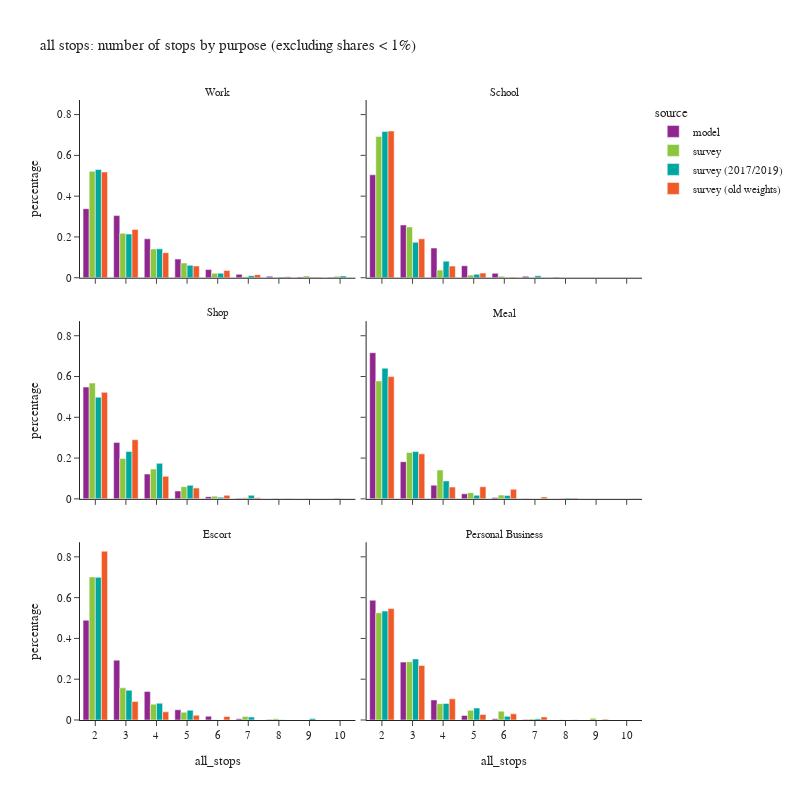

Notebook code for this chart:
### Code cell
df_plot = df_tour.groupby(['all_stops','pdpurp_label','source'])['toexpfac'].sum().reset_index()
df_plot['percentage'] = df_plot.groupby(['pdpurp_label','source'], group_keys=False)['toexpfac']. \
    apply(lambda x: x / float(x.sum()))
df_plot2 = df_plot.loc[(df_plot['percentage'] > 0.001) & (df_plot['all_stops'] <= 10)]

fig = px.bar(df_plot2.sort_values(['source','pdpurp_label']),
             x="all_stops", y="percentage", color="source",barmode="group",
             facet_col='pdpurp_label', facet_col_wrap=2,
             hover_data=['toexpfac'],
             title="all stops: number of stops by purpose (excluding shares < 1%)")
fig.update_layout(height=800, width=800)
fig.for_each_annotation(lambda a: a.update(text = a.text.split("=")[-1]))
fig.for_each_xaxis(lambda a: a.update(dict(dtick = 1, categoryorder='category ascending')))
fig.show()

### Figure 1 — Plotly figure (JSON) as saved in the notebook; plotly's stock layout.template omitted (floating-point values rounded to 4 significant figures)
{"data": [{"alignmentgroup": "True", "customdata": [[16560.0], [14900.0], [9324.0], [4470.0], [1954.0], [817.0], [355.0], [160.0], [103.0]], "hovertemplate": "source=model<br>pdpurp_label=Work<br>all_stops=%{x}<br>percentage=%{y}<br>toexpfac=%{customdata[0]}<extra></extra>", "legendgroup": "model", "marker": {"color": "#91268F", "pattern": {"shape": ""}}, "name": "model", "offsetgroup": "model", "orientation": "v", "showlegend": true, "textposition": "auto", "type": "bar", "x": [2.0, 3.0, 4.0, 5.0, 6.0, 7.0, 8.0, 9.0, 10.0], "xaxis": "x5", "y": [0.3386, 0.3048, 0.1907, 0.0914, 0.03996, 0.01671, 0.007259, 0.003272, 0.002106], "yaxis": "y5"}, {"alignmentgroup": "True", "customdata": [[8647.0], [4433.0], [2494.0], [1007.0], [376.0], [119.0], [37.0]], "hovertemplate": "source=model<br>pdpurp_label=School<br>all_stops=%{x}<br>percentage=%{y}<br>toexpfac=%{customdata[0]}<extra></extra>", "legendgroup": "model", "marker": {"color": "#91268F", "pattern": {"shape": ""}}, "name": "model", "offsetgroup": "model", "orientation": "v", "showlegend": false, "textposition": "auto", "type": "bar", "x": [2.0, 3.0, 4.0, 5.0, 6.0, 7.0, 8.0], "xaxis": "x6", "y": [0.5046, 0.2587, 0.1456, 0.05877, 0.02194, 0.006945, 0.002159], "yaxis": "y6"}, {"alignmentgroup": "True", "customdata": [[16350.0], [8257.0], [3623.0], [1150.0], [327.0], [91.0]], "hovertemplate": "source=model<br>pdpurp_label=Shop<br>all_stops=%{x}<br>percentage=%{y}<br>toexpfac=%{customdata[0]}<extra></extra>", "legendgroup": "model", "marker": {"color": "#91268F", "pattern": {"shape": ""}}, "name": "model", "offsetgroup": "model", "orientation": "v", "showlegend": false, "textposition": "auto", "type": "bar", "x": [2.0, 3.0, 4.0, 5.0, 6.0, 7.0], "xaxis": "x3", "y": [0.5484, 0.2769, 0.1215, 0.03857, 0.01097, 0.003052], "yaxis": "y3"}, {"alignmentgroup": "True", "customdata": [[18480.0], [4698.0], [1735.0], [643.0], [176.0], [39.0]], "hovertemplate": "source=model<br>pdpurp_label=Meal<br>all_stops=%{x}<br>percentage=%{y}<br>toexpfac=%{customdata[0]}<extra></extra>", "legendgroup": "model", "marker": {"color": "#91268F", "pattern": {"shape": ""}}, "name": "model", "offsetgroup": "model", "orientation": "v", "showlegend": false, "textposition": "auto", "type": "bar", "x": [2.0, 3.0, 4.0, 5.0, 6.0, 7.0], "xaxis": "x4", "y": [0.7167, 0.1822, 0.06729, 0.02494, 0.006826, 0.001513], "yaxis": "y4"}, {"alignmentgroup": "True", "customdata": [[11170.0], [6700.0], [3190.0], [1141.0], [426.0], [132.0], [43.0]], "hovertemplate": "source=model<br>pdpurp_label=Escort<br>all_stops=%{x}<br>percentage=%{y}<br>toexpfac=%{customdata[0]}<extra></extra>", "legendgroup": "model", "marker": {"color": "#91268F", "pattern": {"shape": ""}}, "name": "model", "offsetgroup": "model", "orientation": "v", "showlegend": false, "textposition": "auto", "type": "bar", "x": [2.0, 3.0, 4.0, 5.0, 6.0, 7.0, 8.0], "xaxis": "x", "y": [0.4893, 0.2936, 0.1398, 0.05, 0.01867, 0.005784, 0.001884], "yaxis": "y"}, {"alignmentgroup": "True", "customdata": [[9909.0], [4791.0], [1659.0], [381.0], [94.0], [32.0]], "hovertemplate": "source=model<br>pdpurp_label=Personal Business<br>all_stops=%{x}<br>percentage=%{y}<br>toexpfac=%{customdata[0]}<extra></extra>", "legendgroup": "model", "marker": {"color": "#91268F", "pattern": {"shape": ""}}, "name": "model", "offsetgroup": "model", "orientation": "v", "showlegend": false, "textposition": "auto", "type": "bar", "x": [2.0, 3.0, 4.0, 5.0, 6.0, 7.0], "xaxis": "x2", "y": [0.5873, 0.284, 0.09833, 0.02258, 0.005571, 0.001897], "yaxis": "y2"}, {"alignmentgroup": "True", "customdata": [[840900.0], [351500.0], [227300.0], [116800.0], [34900.0], [8458.0], [2717.0], [14130.0], [11960.0]], "hovertemplate": "source=survey<br>pdpurp_label=Work<br>all_stops=%{x}<br>percentage=%{y}<br>toexpfac=%{customdata[0]}<extra></extra>", "legendgroup": "survey", "marker": {"color": "#8CC63E", "pattern": {"shape": ""}}, "name": "survey", "offsetgroup": "survey", "orientation": "v", "showlegend": true, "textposition": "auto", "type": "bar", "x": [2.0, 3.0, 4.0, 5.0, 6.0, 7.0, 8.0, 9.0, 10.0], "xaxis": "x5", "y": [0.5218, 0.2181, 0.141, 0.07246, 0.02166, 0.005249, 0.001686, 0.008768, 0.007419], "yaxis": "y5"}, {"alignmentgroup": "True", "customdata": [[393200.0], [141400.0], [21300.0], [7302.0], [3861.0]], "hovertemplate": "source=survey<br>pdpurp_label=School<br>all_stops=%{x}<br>percentage=%{y}<br>toexpfac=%{customdata[0]}<extra></extra>", "legendgroup": "survey", "marker": {"color": "#8CC63E", "pattern": {"shape": ""}}, "name": "survey", "offsetgroup": "survey", "orientation": "v", "showlegend": false, "textposition": "auto", "type": "bar", "x": [2.0, 3.0, 4.0, 5.0, 6.0], "xaxis": "x6", "y": [0.6929, 0.2492, 0.03755, 0.01287, 0.006804], "yaxis": "y6"}, {"alignmentgroup": "True", "customdata": [[430200.0], [150300.0], [110900.0], [45250.0], [10140.0], [3709.0], [2701.0], [1256.0], [2889.0]], "hovertemplate": "source=survey<br>pdpurp_label=Shop<br>all_stops=%{x}<br>percentage=%{y}<br>toexpfac=%{customdata[0]}<extra></extra>", "legendgroup": "survey", "marker": {"color": "#8CC63E", "pattern": {"shape": ""}}, "name": "survey", "offsetgroup": "survey", "orientation": "v", "showlegend": false, "textposition": "auto", "type": "bar", "x": [2.0, 3.0, 4.0, 5.0, 6.0, 7.0, 8.0, 9.0, 10.0], "xaxis": "x3", "y": [0.568, 0.1985, 0.1464, 0.05975, 0.01339, 0.004897, 0.003567, 0.001658, 0.003815], "yaxis": "y3"}, {"alignmentgroup": "True", "customdata": [[235500.0], [92700.0], [57590.0], [12440.0], [7489.0], [1172.0]], "hovertemplate": "source=survey<br>pdpurp_label=Meal<br>all_stops=%{x}<br>percentage=%{y}<br>toexpfac=%{customdata[0]}<extra></extra>", "legendgroup": "survey", "marker": {"color": "#8CC63E", "pattern": {"shape": ""}}, "name": "survey", "offsetgroup": "survey", "orientation": "v", "showlegend": false, "textposition": "auto", "type": "bar", "x": [2.0, 3.0, 4.0, 5.0, 6.0, 8.0], "xaxis": "x4", "y": [0.5782, 0.2276, 0.1414, 0.03054, 0.01839, 0.002878], "yaxis": "y4"}, {"alignmentgroup": "True", "customdata": [[443300.0], [99660.0], [49150.0], [24350.0], [835.4], [10670.0], [3896.0]], "hovertemplate": "source=survey<br>pdpurp_label=Escort<br>all_stops=%{x}<br>percentage=%{y}<br>toexpfac=%{customdata[0]}<extra></extra>", "legendgroup": "survey", "marker": {"color": "#8CC63E", "pattern": {"shape": ""}}, "name": "survey", "offsetgroup": "survey", "orientation": "v", "showlegend": false, "textposition": "auto", "type": "bar", "x": [2.0, 3.0, 4.0, 5.0, 6.0, 7.0, 8.0], "xaxis": "x", "y": [0.7013, 0.1577, 0.07775, 0.03852, 0.001322, 0.01688, 0.006163], "yaxis": "y"}, {"alignmentgroup": "True", "customdata": [[210900.0], [114500.0], [32110.0], [19030.0], [17470.0], [2084.0], [635.3], [3499.0]], "hovertemplate": "source=survey<br>pdpurp_label=Personal Business<br>all_stops=%{x}<br>percentage=%{y}<br>toexpfac=%{customdata[0]}<extra></extra>", "legendgroup": "survey", "marker": {"color": "#8CC63E", "pattern": {"shape": ""}}, "name": "survey", "offsetgroup": "survey", "orientation": "v", "showlegend": false, "textposition": "auto", "type": "bar", "x": [2.0, 3.0, 4.0, 5.0, 6.0, 7.0, 8.0, 9.0], "xaxis": "x2", "y": [0.5254, 0.2853, 0.07999, 0.0474, 0.04351, 0.005191, 0.001582, 0.008715], "yaxis": "y2"}, {"alignmentgroup": "True", "customdata": [[708800.0], [286300.0], [189500.0], [81600.0], [30190.0], [13380.0], [4100.0], [3265.0], [11440.0]], "hovertemplate": "source=survey (2017/2019)<br>pdpurp_label=Work<br>all_stops=%{x}<br>percentage=%{y}<br>toexpfac=%{customdata[0]}<extra></extra>", "legendgroup": "survey (2017/2019)", "marker": {"color": "#00A7A0", "pattern": {"shape": ""}}, "name": "survey (2017/2019)", "offsetgroup": "survey (2017/2019)", "orientation": "v", "showlegend": true, "textposition": "auto", "type": "bar", "x": [2.0, 3.0, 4.0, 5.0, 6.0, 7.0, 8.0, 9.0, 10.0], "xaxis": "x5", "y": [0.5303, 0.2142, 0.1418, 0.06105, 0.02259, 0.01001, 0.003067, 0.002443, 0.008561], "yaxis": "y5"}, {"alignmentgroup": "True", "customdata": [[373100.0], [90440.0], [42240.0], [8912.0], [4812.0]], "hovertemplate": "source=survey (2017/2019)<br>pdpurp_label=School<br>all_stops=%{x}<br>percentage=%{y}<br>toexpfac=%{customdata[0]}<extra></extra>", "legendgroup": "survey (2017/2019)", "marker": {"color": "#00A7A0", "pattern": {"shape": ""}}, "name": "survey (2017/2019)", "offsetgroup": "survey (2017/2019)", "orientation": "v", "showlegend": false, "textposition": "auto", "type": "bar", "x": [2.0, 3.0, 4.0, 5.0, 7.0], "xaxis": "x6", "y": [0.7175, 0.1739, 0.08124, 0.01714, 0.009255], "yaxis": "y6"}, {"alignmentgroup": "True", "customdata": [[299900.0], [139900.0], [104800.0], [39920.0], [5013.0], [10470.0], [672.6], [686.8]], "hovertemplate": "source=survey (2017/2019)<br>pdpurp_label=Shop<br>all_stops=%{x}<br>percentage=%{y}<br>toexpfac=%{customdata[0]}<extra></extra>", "legendgroup": "survey (2017/2019)", "marker": {"color": "#00A7A0", "pattern": {"shape": ""}}, "name": "survey (2017/2019)", "offsetgroup": "survey (2017/2019)", "orientation": "v", "showlegend": false, "textposition": "auto", "type": "bar", "x": [2.0, 3.0, 4.0, 5.0, 6.0, 7.0, 8.0, 9.0], "xaxis": "x3", "y": [0.4988, 0.2326, 0.1743, 0.06638, 0.008336, 0.01741, 0.001118, 0.001142], "yaxis": "y3"}, {"alignmentgroup": "True", "customdata": [[255100.0], [92280.0], [35030.0], [6910.0], [6686.0], [1729.0]], "hovertemplate": "source=survey (2017/2019)<br>pdpurp_label=Meal<br>all_stops=%{x}<br>percentage=%{y}<br>toexpfac=%{customdata[0]}<extra></extra>", "legendgroup": "survey (2017/2019)", "marker": {"color": "#00A7A0", "pattern": {"shape": ""}}, "name": "survey (2017/2019)", "offsetgroup": "survey (2017/2019)", "orientation": "v", "showlegend": false, "textposition": "auto", "type": "bar", "x": [2.0, 3.0, 4.0, 5.0, 6.0, 8.0], "xaxis": "x4", "y": [0.6407, 0.2317, 0.08797, 0.01735, 0.01679, 0.004343], "yaxis": "y4"}, {"alignmentgroup": "True", "customdata": [[462000.0], [96440.0], [54400.0], [31670.0], [9807.0], [858.7], [4796.0]], "hovertemplate": "source=survey (2017/2019)<br>pdpurp_label=Escort<br>all_stops=%{x}<br>percentage=%{y}<br>toexpfac=%{customdata[0]}<extra></extra>", "legendgroup": "survey (2017/2019)", "marker": {"color": "#00A7A0", "pattern": {"shape": ""}}, "name": "survey (2017/2019)", "offsetgroup": "survey (2017/2019)", "orientation": "v", "showlegend": false, "textposition": "auto", "type": "bar", "x": [2.0, 3.0, 4.0, 5.0, 7.0, 8.0, 9.0], "xaxis": "x", "y": [0.6996, 0.146, 0.08237, 0.04795, 0.01485, 0.0013, 0.007262], "yaxis": "y"}, {"alignmentgroup": "True", "customdata": [[163700.0], [91840.0], [24970.0], [18000.0], [5465.0], [1855.0]], "hovertemplate": "source=survey (2017/2019)<br>pdpurp_label=Personal Business<br>all_stops=%{x}<br>percentage=%{y}<br>toexpfac=%{customdata[0]}<extra></extra>", "legendgroup": "survey (2017/2019)", "marker": {"color": "#00A7A0", "pattern": {"shape": ""}}, "name": "survey (2017/2019)", "offsetgroup": "survey (2017/2019)", "orientation": "v", "showlegend": false, "textposition": "auto", "type": "bar", "x": [2.0, 3.0, 4.0, 5.0, 6.0, 7.0], "xaxis": "x2", "y": [0.5341, 0.2996, 0.08143, 0.0587, 0.01782, 0.006051], "yaxis": "y2"}, {"alignmentgroup": "True", "customdata": [[847900.0], [387100.0], [200600.0], [93810.0], [58800.0], [24630.0], [8261.0], [3577.0]], "hovertemplate": "source=survey (old weights)<br>pdpurp_label=Work<br>all_stops=%{x}<br>percentage=%{y}<br>toexpfac=%{customdata[0]}<extra></extra>", "legendgroup": "survey (old weights)", "marker": {"color": "#F05A28", "pattern": {"shape": ""}}, "name": "survey (old weights)", "offsetgroup": "survey (old weights)", "orientation": "v", "showlegend": true, "textposition": "auto", "type": "bar", "x": [2.0, 3.0, 4.0, 5.0, 6.0, 7.0, 8.0, 9.0], "xaxis": "x5", "y": [0.5186, 0.2368, 0.1227, 0.05737, 0.03597, 0.01507, 0.005052, 0.002188], "yaxis": "y5"}, {"alignmentgroup": "True", "customdata": [[378100.0], [100200.0], [29920.0], [11990.0], [1509.0]], "hovertemplate": "source=survey (old weights)<br>pdpurp_label=School<br>all_stops=%{x}<br>percentage=%{y}<br>toexpfac=%{customdata[0]}<extra></extra>", "legendgroup": "survey (old weights)", "marker": {"color": "#F05A28", "pattern": {"shape": ""}}, "name": "survey (old weights)", "offsetgroup": "survey (old weights)", "orientation": "v", "showlegend": false, "textposition": "auto", "type": "bar", "x": [2.0, 3.0, 4.0, 5.0, 6.0], "xaxis": "x6", "y": [0.7198, 0.1907, 0.05695, 0.02283, 0.002872], "yaxis": "y6"}, {"alignmentgroup": "True", "customdata": [[410700.0], [228000.0], [86710.0], [41560.0], [13530.0], [4125.0], [958.6]], "hovertemplate": "source=survey (old weights)<br>pdpurp_label=Shop<br>all_stops=%{x}<br>percentage=%{y}<br>toexpfac=%{customdata[0]}<extra></extra>", "legendgroup": "survey (old weights)", "marker": {"color": "#F05A28", "pattern": {"shape": ""}}, "name": "survey (old weights)", "offsetgroup": "survey (old weights)", "orientation": "v", "showlegend": false, "textposition": "auto", "type": "bar", "x": [2.0, 3.0, 4.0, 5.0, 6.0, 7.0, 8.0], "xaxis": "x3", "y": [0.5223, 0.29, 0.1103, 0.05286, 0.0172, 0.005246, 0.001219], "yaxis": "y3"}, {"alignmentgroup": "True", "customdata": [[221400.0], [81520.0], [21320.0], [21990.0], [17360.0], [3375.0], [1382.0], [371.0], [620.3]], "hovertemplate": "source=survey (old weights)<br>pdpurp_label=Meal<br>all_stops=%{x}<br>percentage=%{y}<br>toexpfac=%{customdata[0]}<extra></extra>", "legendgroup": "survey (old weights)", "marker": {"color": "#F05A28", "pattern": {"shape": ""}}, "name": "survey (old weights)", "offsetgroup": "survey (old weights)", "orientation": "v", "showlegend": false, "textposition": "auto", "type": "bar", "x": [2.0, 3.0, 4.0, 5.0, 6.0, 7.0, 8.0, 9.0, 10.0], "xaxis": "x4", "y": [0.5995, 0.2207, 0.05773, 0.05954, 0.047, 0.009138, 0.00374, 0.001004, 0.001679], "yaxis": "y4"}, {"alignmentgroup": "True", "customdata": [[360100.0], [39600.0], [17410.0], [10040.0], [7440.0]], "hovertemplate": "source=survey (old weights)<br>pdpurp_label=Escort<br>all_stops=%{x}<br>percentage=%{y}<br>toexpfac=%{customdata[0]}<extra></extra>", "legendgroup": "survey (old weights)", "marker": {"color": "#F05A28", "pattern": {"shape": ""}}, "name": "survey (old weights)", "offsetgroup": "survey (old weights)", "orientation": "v", "showlegend": false, "textposition": "auto", "type": "bar", "x": [2.0, 3.0, 4.0, 5.0, 6.0], "xaxis": "x", "y": [0.828, 0.09105, 0.04004, 0.02309, 0.01711], "yaxis": "y"}, {"alignmentgroup": "True", "customdata": [[445200.0], [217700.0], [84550.0], [22150.0], [24560.0], [12190.0], [902.1], [3342.0]], "hovertemplate": "source=survey (old weights)<br>pdpurp_label=Personal Business<br>all_stops=%{x}<br>percentage=%{y}<br>toexpfac=%{customdata[0]}<extra></extra>", "legendgroup": "survey (old weights)", "marker": {"color": "#F05A28", "pattern": {"shape": ""}}, "name": "survey (old weights)", "offsetgroup": "survey (old weights)", "orientation": "v", "showlegend": false, "textposition": "auto", "type": "bar", "x": [2.0, 3.0, 4.0, 5.0, 6.0, 7.0, 8.0, 9.0], "xaxis": "x2", "y": [0.5463, 0.2671, 0.1037, 0.02718, 0.03014, 0.01495, 0.001107, 0.004101], "yaxis": "y2"}], "layout": {"annotations": [{"font": {}, "showarrow": false, "text": "Escort", "x": 0.245, "xanchor": "center", "xref": "paper", "y": 0.2867, "yanchor": "bottom", "yref": "paper"}, {"font": {}, "showarrow": false, "text": "Personal Business", "x": 0.755, "xanchor": "center", "xref": "paper", "y": 0.2867, "yanchor": "bottom", "yref": "paper"}, {"font": {}, "showarrow": false, "text": "Shop", "x": 0.245, "xanchor": "center", "xref": "paper", "y": 0.6433, "yanchor": "bottom", "yref": "paper"}, {"font": {}, "showarrow": false, "text": "Meal", "x": 0.755, "xanchor": "center", "xref": "paper", "y": 0.6433, "yanchor": "bottom", "yref": "paper"}, {"font": {}, "showarrow": false, "text": "Work", "x": 0.245, "xanchor": "center", "xref": "paper", "y": 1.0, "yanchor": "bottom", "yref": "paper"}, {"font": {}, "showarrow": false, "text": "School", "x": 0.755, "xanchor": "center", "xref": "paper", "y": 1.0, "yanchor": "bottom", "yref": "paper"}], "barmode": "group", "height": 800, "legend": {"title": {"text": "source"}, "tracegroupgap": 0}, "title": {"text": "all stops: number of stops by purpose (excluding shares < 1%)"}, "width": 800, "xaxis": {"anchor": "y", "categoryorder": "category ascending", "domain": [0.0, 0.49], "dtick": 1, "title": {"text": "all_stops"}}, "xaxis2": {"anchor": "y2", "categoryorder": "category ascending", "domain": [0.51, 1.0], "dtick": 1, "matches": "x", "title": {"text": "all_stops"}}, "xaxis3": {"anchor": "y3", "categoryorder": "category ascending", "domain": [0.0, 0.49], "dtick": 1, "matches": "x", "showticklabels": false}, "xaxis4": {"anchor": "y4", "categoryorder": "category ascending", "domain": [0.51, 1.0], "dtick": 1, "matches": "x", "showticklabels": false}, "xaxis5": {"anchor": "y5", "categoryorder": "category ascending", "domain": [0.0, 0.49], "dtick": 1, "matches": "x", "showticklabels": false}, "xaxis6": {"anchor": "y6", "categoryorder": "category ascending", "domain": [0.51, 1.0], "dtick": 1, "matches": "x", "showticklabels": false}, "yaxis": {"anchor": "x", "domain": [0.0, 0.2867], "title": {"text": "percentage"}}, "yaxis2": {"anchor": "x2", "domain": [0.0, 0.2867], "matches": "y", "showticklabels": false}, "yaxis3": {"anchor": "x3", "domain": [0.3567, 0.6433], "matches": "y", "title": {"text": "percentage"}}, "yaxis4": {"anchor": "x4", "domain": [0.3567, 0.6433], "matches": "y", "showticklabels": false}, "yaxis5": {"anchor": "x5", "domain": [0.7133, 1.0], "matches": "y", "title": {"text": "percentage"}}, "yaxis6": {"anchor": "x6", "domain": [0.7133, 1.0], "matches": "y", "showticklabels": false}}}
